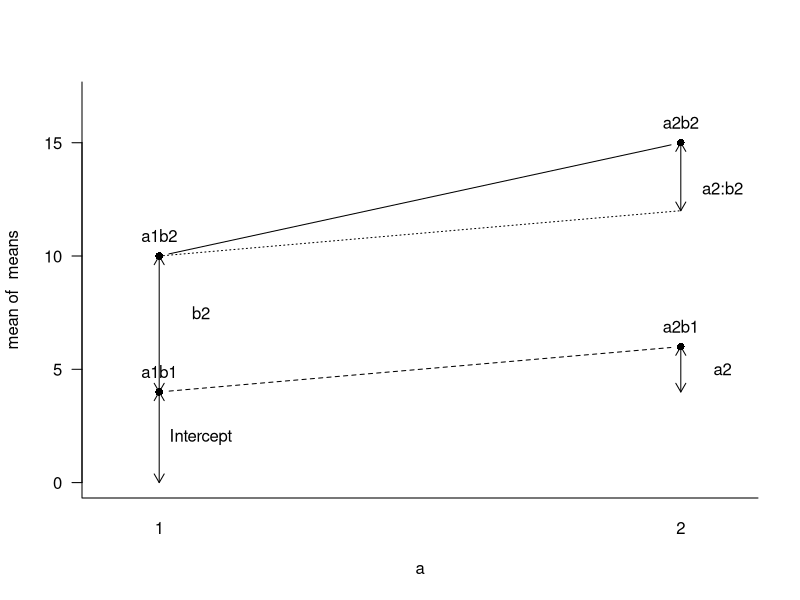

R code for this plot:
# display of parameters of lm in a simle 2x2 anova
# Time-stamp: <2012-03-13 09:57 christophe@pallier.org>

a=gl(2,1,4)
b=gl(2,2,4)
means=c(4,6,10,15)

# model with interaction
par(las=1)


interaction.plot(a,b,means,ylim=c(0,17),legend=F,type='b',pch=16,bty="l")

eps=.9
text(1,4+eps,"a1b1")
text(2,6+eps,"a2b1")
text(1,10+eps,"a1b2")
text(2,15+eps,"a2b2")

lines(c(1,2),c(10,12),lty=3)

arrows(1,0,1,4, code=3,length=.1)
arrows(2,4,2,6, code=3, length=.1)
arrows(1,4,1,10, code=3, length=.1)
arrows(2,12,2,15, code=3, length=.1)


mod1 = lm(means~a*b)
model.matrix(mod1)
summary(mod1)

text(1.08,2,"Intercept") # intercept
text(2.08,5,"a2") # a2
text(1.08,7.5,"b2") # b2
text(2.08,13,"a2:b2") # a2:b2

# additive model
tapply(means,list(a=a,b=b),mean)
diff(tapply(means,list(a),mean)) # main effect of a
diff(tapply(means,list(b),mean)) # main effect of b


summary(mod2<-lm(means~a+b))
model.matrix(mod2)
model.tables(aov(means~a+b))
model.tables(aov(means~a*b))
